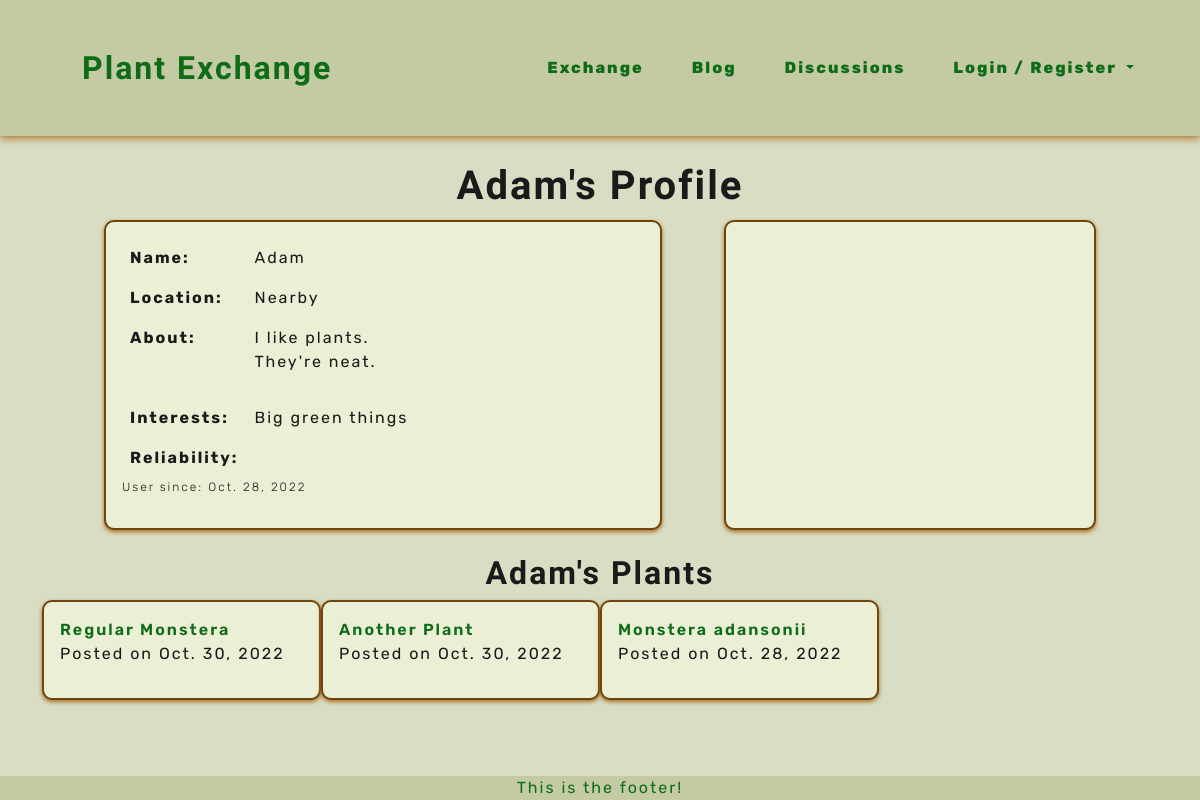
The page /profiles/1 on the database its author committed.
### profiles/models.py (models this page shows, shortened)
class Profile(models.Model):
    user = models.OneToOneField(User, on_delete=models.CASCADE)
    name = models.CharField(max_length=20, null=True, blank=True)
    location = models.CharField(max_length=40, null=True, blank=True, default='Private')
    about_me = models.TextField(null=True, blank=True)
    interested_in = models.CharField(max_length=140, null=True, blank=True)
    profile_image = CloudinaryField('image', null=True, blank=True, default='profile_pic')
    created_on = models.DateField(auto_now_add=True)
    def __str__(self):
        return f"{self.name}"

### plants/models.py (models this page shows)
class Plant(models.Model):
    title = models.CharField(max_length=40)
    owner = models.ForeignKey(User, on_delete=models.CASCADE, related_name='owner')
    category = models.ForeignKey(Category, on_delete=models.SET_DEFAULT, default='none')
    description = models.TextField()
    image = CloudinaryField('image', null=True, blank=True, default='placeholder')
    will_trade_for = models.CharField(max_length=140, null=True, blank=True)
    added_on = models.DateField(auto_now_add=True)
    updated_on = models.DateField(auto_now=True)
    status = models.IntegerField(choices=STATUS, default=0)
    class Meta:
        ordering = ['-added_on',]
        get_latest_by = ['added_on']
    def __str__(self):
        return self.title

### profiles/views.py (the view)
# urls.py: path('<user_id>', views.ProfileView.as_view(), name='profile'),
class ProfileView(View):
    def get(self, request, user_id):
        profile = get_object_or_404(Profile, user=user_id)
        plants = Plant.objects.filter(owner=user_id).order_by('-added_on')
        template_name = 'profiles/profile.html'
        context = {
            'profile': profile,
            'plants': plants,
            }
        return render(request, template_name, context)

### profiles/contexts.py (called while the page is built)
def inbox_messages(request):
    messages = Message.objects.filter(receiver=request.user.id).filter(read=False).count()
    context = {
        'inbox_messages': messages,
    }
    return context

### profiles/templates/profiles/profile.html (shortened to what this page needs)
{% extends 'base.html' %}
{% block content %}
<section class="container-fluid">
    <div class="col-12">
        <h1 class="headings headings-bg text-center">{{ profile }}'s Profile</h1>
        <div class="row d-flex justify-content-evenly">
            <div class="col-sm-6 plant-card">
                <table>
                    <tr>
                        <th>Name: </th>
                        <td>{{ profile.name }}</td>
                    </tr>
                    <tr>
                        <th>Location:</th>
                        <td>{{ profile.location }}</td>
                    </tr>
                    <tr>
                        <th class="align-top">About:</th>
                        <td>{{ profile.about_me|linebreaks }}</td>
                    </tr>
                    <tr>
                        <th>Interests:</th>
                        <td>{{ profile.interested_in }}</td>
                    </tr>
                    <tr>
                        <th>Reliability:</th>
                        <td>{{ profile.rating }}</td>
                    </tr>
                </table>
                <p class="little">User since: {{ profile.created_on }}</p>
            </div>
            <div class="col-sm-4 plant-card">
            </div>
        </div>
    </div>
</section>
<section class="container-fluid">
    <h2 class="headings headings-bg text-center">{{ profile }}'s Plants</h2>
    <div class="col-12">
        <div class="row">
            {% for plant in plants %}
            <div class="plant-card col-3">
                <a class="plnt-links" href="{% url 'plants:plant_detail' plant_id=plant.id %}">{{ plant }}</a>
                <p>Posted on {{ plant.added_on }}</p>
            </div>
            {% empty %}
                No plants!
            {% endfor %}
        </div>
    </div>
</section>
{% endblock content %}

### static/css/style.css (style rules this page uses)
:root { --site-black: #191a19; --site-white: #d8ddc4; --site-whiter: #eaefd5; --site-beige: #c3caa4; --site-dark-brown: #6c460e; --site-med-brown: #996314; --site-light-brown: #aa6c1f; --site-dark-green: #0e6c17; --site-med-green: #469c36; --site-light-green: #5dc64d; }
html { height: 100%; }
body { font-family: "Rubik", sans-serif; color: var(--site-black); font-size: 1rem; letter-spacing: 2px; background-color: var(--site-white); }
.headings { font-family: 'Zen Antique Soft', serif; font-weight: 800; margin: 0.25em 0; }
.little { font-weight: 300; font-size: 0.75em; }
a { text-decoration: none; }
.plnt-links { cursor: pointer; font-weight: 600; color: var(--site-dark-green); border: none; }
th, td { padding: 0.5em; }
.plant-card { padding: 1em; margin-bottom: 1em; border: 2px solid var(--site-dark-brown); border-radius: 10px; background-color: var(--site-whiter); box-shadow: 0 2px 4px 0 var(--site-light-brown); overflow-wrap: break-word; }

### rows shown on the page
Profile: name "Adam", location "Nearby", about_me "I like plants. They're neat.", interested_in "Big green things", created_on "Oct. 28, 2022"
Plant: title "Regular Monstera", added_on "Oct. 30, 2022"
Plant: title "Another Plant", added_on "Oct. 30, 2022"
Plant: title "Monstera adansonii", added_on "Oct. 28, 2022"
